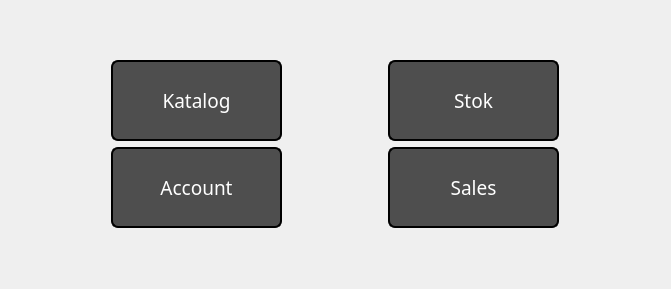
<?xml version="1.0" encoding="UTF-8"?>
<ui version="4.0">
 <class>Form</class>
 <widget class="QWidget" name="Form">
  <property name="geometry">
   <rect>
    <x>0</x>
    <y>0</y>
    <width>671</width>
    <height>289</height>
   </rect>
  </property>
  <property name="windowTitle">
   <string>Form</string>
  </property>
  <layout class="QVBoxLayout" name="verticalLayout">
   <item>
    <layout class="QGridLayout" name="gridLayout">
     <item row="0" column="0">
      <widget class="QPushButton" name="katalogButton">
       <property name="sizePolicy">
        <sizepolicy hsizetype="Expanding" vsizetype="Expanding">
         <horstretch>0</horstretch>
         <verstretch>0</verstretch>
        </sizepolicy>
       </property>
       <property name="minimumSize">
        <size>
         <width>171</width>
         <height>81</height>
        </size>
       </property>
       <property name="maximumSize">
        <size>
         <width>171</width>
         <height>81</height>
        </size>
       </property>
       <property name="font">
        <font>
         <family>Sans Serif Collection</family>
         <pointsize>14</pointsize>
         <weight>50</weight>
         <italic>false</italic>
         <bold>false</bold>
        </font>
       </property>
       <property name="styleSheet">
        <string notr="true">QPushButton {color:white; background-color:#4E4E4E;border:2px solid black;
border-top-left-radius: 7px;
border-top-right-radius: 7px;
border-bottom-right-radius: 7px;
border-bottom-left-radius: 7px;
padding: 0 8px;}




QPushButton:hover:!pressed {
 background-color:#262626;
border-style:inset
}

QPushButton:hover {
 background-color:#171717
}


</string>
       </property>
       <property name="text">
        <string>Katalog</string>
       </property>
      </widget>
     </item>
     <item row="0" column="1">
      <widget class="QPushButton" name="keluarmasukBarang">
       <property name="sizePolicy">
        <sizepolicy hsizetype="Expanding" vsizetype="Expanding">
         <horstretch>0</horstretch>
         <verstretch>0</verstretch>
        </sizepolicy>
       </property>
       <property name="minimumSize">
        <size>
         <width>171</width>
         <height>81</height>
        </size>
       </property>
       <property name="maximumSize">
        <size>
         <width>171</width>
         <height>81</height>
        </size>
       </property>
       <property name="font">
        <font>
         <family>Sans Serif Collection</family>
         <pointsize>14</pointsize>
         <weight>50</weight>
         <italic>false</italic>
         <bold>false</bold>
        </font>
       </property>
       <property name="styleSheet">
        <string notr="true">QPushButton {color:white; background-color:#4E4E4E;border:2px solid black;
border-top-left-radius: 7px;
border-top-right-radius: 7px;
border-bottom-right-radius: 7px;
border-bottom-left-radius: 7px;
padding: 0 8px;}




QPushButton:hover:!pressed {
 background-color:#262626;
border-style:inset
}

QPushButton:hover {
 background-color:#171717
}


</string>
       </property>
       <property name="text">
        <string>Stok</string>
       </property>
      </widget>
     </item>
     <item row="1" column="0">
      <widget class="QPushButton" name="account">
       <property name="sizePolicy">
        <sizepolicy hsizetype="Expanding" vsizetype="Expanding">
         <horstretch>0</horstretch>
         <verstretch>0</verstretch>
        </sizepolicy>
       </property>
       <property name="minimumSize">
        <size>
         <width>171</width>
         <height>81</height>
        </size>
       </property>
       <property name="maximumSize">
        <size>
         <width>171</width>
         <height>81</height>
        </size>
       </property>
       <property name="font">
        <font>
         <family>Sans Serif Collection</family>
         <pointsize>14</pointsize>
         <weight>50</weight>
         <italic>false</italic>
         <bold>false</bold>
        </font>
       </property>
       <property name="styleSheet">
        <string notr="true">QPushButton {color:white; background-color:#4E4E4E;border:2px solid black;
border-top-left-radius: 7px;
border-top-right-radius: 7px;
border-bottom-right-radius: 7px;
border-bottom-left-radius: 7px;
padding: 0 8px;}




QPushButton:hover:!pressed {
 background-color:#262626;
border-style:inset
}

QPushButton:hover {
 background-color:#171717
}


</string>
       </property>
       <property name="text">
        <string>Account</string>
       </property>
      </widget>
     </item>
     <item row="1" column="1">
      <widget class="QPushButton" name="pushButton">
       <property name="sizePolicy">
        <sizepolicy hsizetype="Expanding" vsizetype="Expanding">
         <horstretch>0</horstretch>
         <verstretch>0</verstretch>
        </sizepolicy>
       </property>
       <property name="minimumSize">
        <size>
         <width>171</width>
         <height>81</height>
        </size>
       </property>
       <property name="maximumSize">
        <size>
         <width>171</width>
         <height>81</height>
        </size>
       </property>
       <property name="font">
        <font>
         <family>Sans Serif Collection</family>
         <pointsize>14</pointsize>
        </font>
       </property>
       <property name="styleSheet">
        <string notr="true">QPushButton {color:white; background-color:#4E4E4E;border:2px solid black;
border-top-left-radius: 7px;
border-top-right-radius: 7px;
border-bottom-right-radius: 7px;
border-bottom-left-radius: 7px;
padding: 0 8px;}




QPushButton:hover:!pressed {
 background-color:#262626;
border-style:inset
}

QPushButton:hover {
 background-color:#171717
}


</string>
       </property>
       <property name="text">
        <string>Sales</string>
       </property>
      </widget>
     </item>
    </layout>
   </item>
  </layout>
 </widget>
 <resources/>
 <connections/>
</ui>
